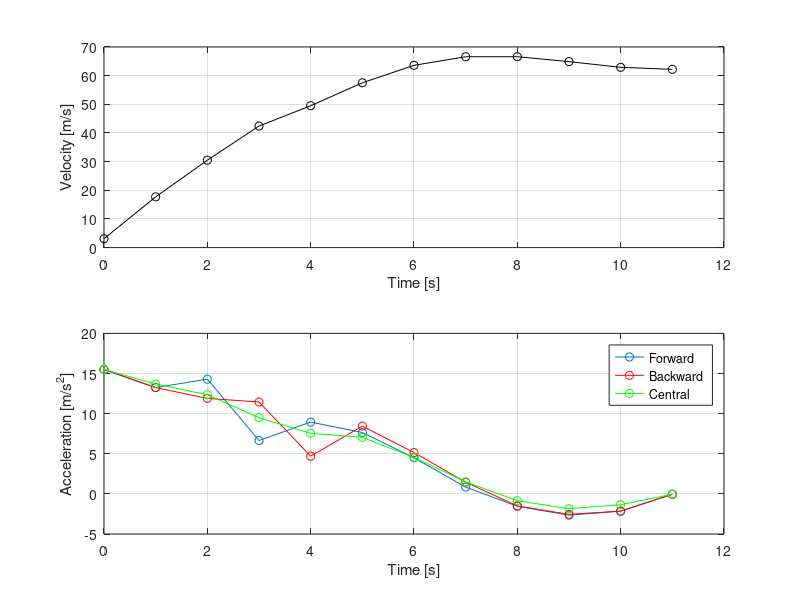

This figure's MATLAB source:
%% Numerical Differentiation Example 1
% comparing forward, backward and central differentiation on empirical
% data. we mix methods at the boundaries, make sure each method uses the
% same accuracy
clear all; close all; clc;

% we have collected some velocity data off of a jet and we will try to
% determine what the acceleration of the jet is over the same time period.
% This is in contrast to the a similar example where we integrated the
% velocity data to get the position of the jet.

% raw data
dt = 1;
t = 0:dt:11;% uniformly sampled (unlike integration)
v = [3.1 17.7 30.5 42.4 49.5 57.5 63.6 66.6 66.6 64.9 62.9 62.2];
step_fb = 2;% forward/backward steps
step_c = 1;% central steps

figure('name','Jet Velocity/Acceleration');
subplot(2,1,1);
plot(t,v,'k-o'); grid on;
xlabel('Time [s]'); ylabel('Velocity [m/s]');

% we can only estimate the derivative at the sampled points i.e. t =
% 0,1,2,3 etc..If we want to know what is happening the data points we
% would need to use interpolation.

% use an accuracy 2 method and compare forward, backward and central
% differentiation

% forward
a = zeros(length(v),1);

for k = 1:length(a)
    % index out of bounds error so we restrict k
    if k <= length(a) - step_fb
        % forward
        a(k) = ((-3/2).*v(k) + (2).*v(k+1) + (-1/2).*v(k+2))./dt;
    else
        % use backwards differentiation on the last two data points
        a(k) = ((3/2).*v(k) + (-2).*v(k-1) + (1/2).*v(k-2))./dt;
    end
end

% show acceleration
subplot(2,1,2);
plot(t,a,'-o'); grid on; hold on;
xlabel('Time [s]'); ylabel('Acceleration [m/s^2]');

% backward
a = zeros(length(v),1);

for k = 1:length(a)
    % index out of bounds error so we restrict k
    if k >= 1 + step_fb
        % backward
        a(k) = ((3/2).*v(k) + (-2).*v(k-1) + (1/2).*v(k-2))./dt;
    else
        % use forward differentiation on the first two data points
        a(k) = ((-3/2).*v(k) + (2).*v(k+1) + (-1/2).*v(k+2))./dt;
    end
end

% show acceleration
subplot(2,1,2);
plot(t,a,'r-o');

% central
a = zeros(length(v),1);

for k = 1:length(a)
    % index out of bounds error so we restrict k
    if k < 1 + step_c
        % forward
        a(k) = ((-3/2).*v(k) + (2).*v(k+1) + (-1/2).*v(k+2))./dt;
    elseif k > length(a) - step_c
        % backward
        a(k) = ((3/2).*v(k) + (-2).*v(k-1) + (1/2).*v(k-2))./dt;
    else
        % use central differentiation
        a(k) = ((-1/2).*v(k-1) + (0).*v(k) + (1/2).*v(k+1))./dt;
    end
end

subplot(2,1,2);
plot(t,a,'g-o');
legend('Forward','Backward','Central');